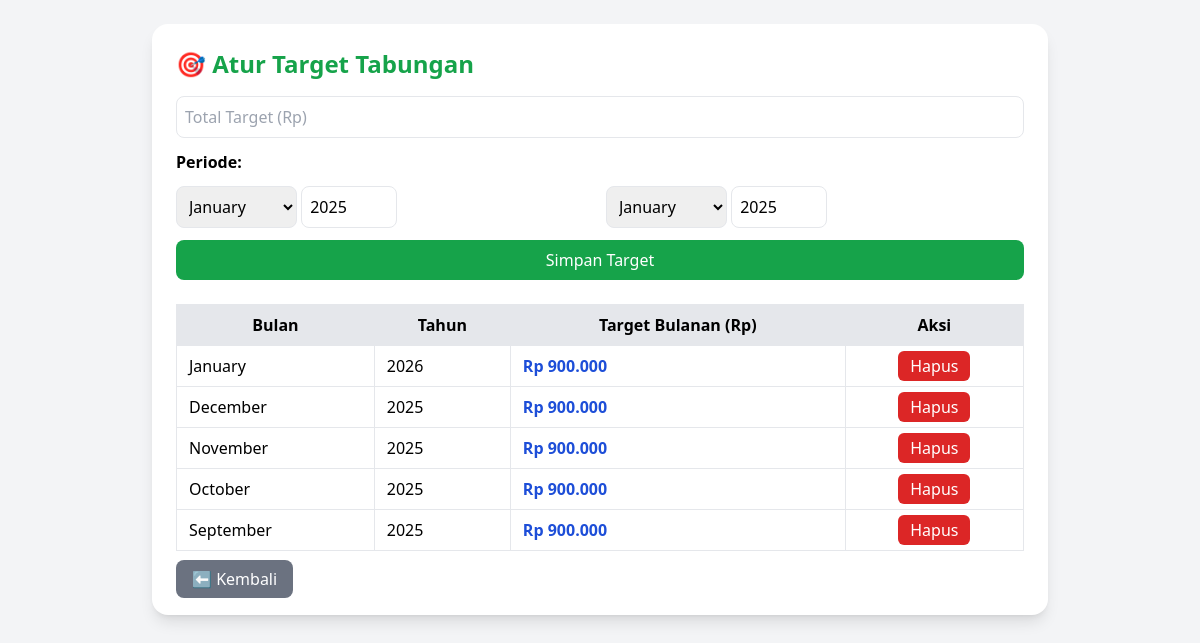
/target.php, run on the app's committed database.
### tables this page shows
CREATE TABLE `target_tabungan` (
  `id` int(11) NOT NULL,
  `jumlah` decimal(12,2) NOT NULL,
  `bulan` int(11) NOT NULL,
  `tahun` int(11) NOT NULL
);

### target.php (the view, shortened to what this page needs)
<?php
include "koneksi.php";
$target = $koneksi->query("SELECT * FROM target_tabungan ORDER BY tahun DESC, bulan DESC");
?>
<!DOCTYPE html>
<html lang="id">
<head>
  <script src="https://cdn.tailwindcss.com"></script>
</head>
<body class="bg-gray-100 min-h-screen p-6">
  <div class="max-w-4xl mx-auto bg-white shadow-lg rounded-2xl p-6">
    <h1 class="text-2xl font-bold mb-4 text-green-600">🎯 Atur Target Tabungan</h1>
    <form method="POST" class="grid grid-cols-2 gap-3 mb-6">
      <input type="number" name="jumlah" placeholder="Total Target (Rp)" required class="border rounded-lg p-2 col-span-2">
      <label class="col-span-2 font-semibold">Periode:</label>
      <div>
        <select name="bulan_mulai" class="border rounded-lg p-2" required>
          <?php for($i=1; $i<=12; $i++): ?>
            <option value="<?= $i ?>"><?= date("F", mktime(0,0,0,$i,1)) ?></option>
          <?php endfor; ?>
        </select>
        <input type="number" name="tahun_mulai" value="<?= date('Y') ?>" required class="border rounded-lg p-2 w-24">
      </div>
      <div>
        <select name="bulan_selesai" class="border rounded-lg p-2" required>
          <?php for($i=1; $i<=12; $i++): ?>
            <option value="<?= $i ?>"><?= date("F", mktime(0,0,0,$i,1)) ?></option>
          <?php endfor; ?>
        </select>
        <input type="number" name="tahun_selesai" value="<?= date('Y') ?>" required class="border rounded-lg p-2 w-24">
      </div>
      <button type="submit" name="simpan" class="col-span-2 bg-green-600 text-white py-2 rounded-lg hover:bg-green-700">Simpan Target</button>
    </form>
    <table class="w-full border-collapse border border-gray-300">
      <thead>
        <tr class="bg-gray-200">
          <th class="border px-3 py-2">Bulan</th>
          <th class="border px-3 py-2">Tahun</th>
          <th class="border px-3 py-2">Target Bulanan (Rp)</th>
          <th class="border px-3 py-2">Aksi</th>
        </tr>
      </thead>
      <tbody>
        <?php while($row = $target->fetch_assoc()): ?>
          <tr>
            <td class="border px-3 py-2"><?= date("F", mktime(0,0,0,$row['bulan'],1)) ?></td>
            <td class="border px-3 py-2"><?= $row['tahun'] ?></td>
            <td class="border px-3 py-2 font-semibold text-blue-700">Rp <?= number_format($row['jumlah'],0,",",".") ?></td>
            <td class="border px-3 py-2 text-center">
              <a href="hapus_target.php?id=<?= $row['id'] ?>"
                 onclick="return confirm('Yakin ingin hapus target bulan ini?')"
                 class="bg-red-600 text-white px-3 py-1 rounded-md hover:bg-red-700">Hapus</a>
            </td>
          </tr>
        <?php endwhile; ?>
      </tbody>
    </table>
    <div class="mt-4">
      <a href="laporan.php" class="bg-gray-500 text-white px-4 py-2 rounded-lg hover:bg-gray-600">⬅ Kembali</a>
    </div>
  </div>
</body>
</html>

### data on the page
target_tabungan: bulan "January", tahun "2026", jumlah "900.000"
target_tabungan: bulan "December", tahun "2025", jumlah "900.000"
target_tabungan: bulan "November", tahun "2025", jumlah "900.000"
target_tabungan: bulan "October", tahun "2025", jumlah "900.000"
target_tabungan: bulan "September", tahun "2025", jumlah "900.000"

### other printed values
form field bulan_mulai "January"
form field bulan_selesai "January"
